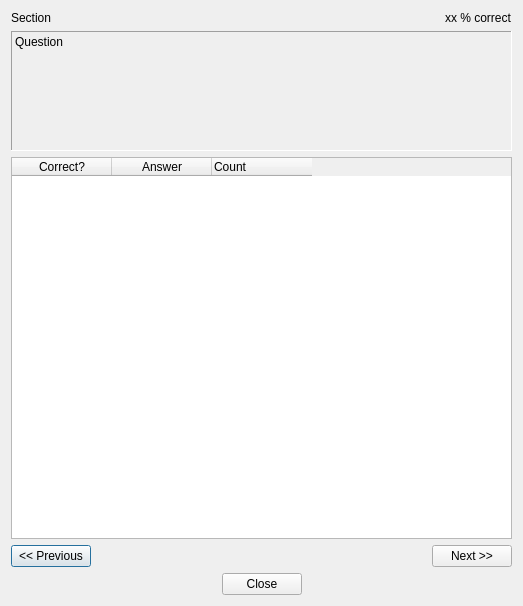
<?xml version="1.0" encoding="UTF-8"?>
<ui version="4.0">
 <class>Dialog</class>
 <widget class="QDialog" name="Dialog">
  <property name="geometry">
   <rect>
    <x>0</x>
    <y>0</y>
    <width>523</width>
    <height>606</height>
   </rect>
  </property>
  <property name="windowTitle">
   <string>Dialog</string>
  </property>
  <layout class="QVBoxLayout" name="verticalLayout">
   <item>
    <layout class="QHBoxLayout" name="horizontalLayout">
     <item>
      <widget class="QLabel" name="widget_section_name">
       <property name="text">
        <string>Section</string>
       </property>
      </widget>
     </item>
     <item>
      <widget class="QLabel" name="label_percentage_correct">
       <property name="sizePolicy">
        <sizepolicy hsizetype="Fixed" vsizetype="Preferred">
         <horstretch>0</horstretch>
         <verstretch>0</verstretch>
        </sizepolicy>
       </property>
       <property name="text">
        <string>xx % correct</string>
       </property>
      </widget>
     </item>
    </layout>
   </item>
   <item>
    <widget class="QLabel" name="widget_question_label">
     <property name="sizePolicy">
      <sizepolicy hsizetype="Preferred" vsizetype="Minimum">
       <horstretch>0</horstretch>
       <verstretch>0</verstretch>
      </sizepolicy>
     </property>
     <property name="minimumSize">
      <size>
       <width>0</width>
       <height>120</height>
      </size>
     </property>
     <property name="frameShape">
      <enum>QFrame::Panel</enum>
     </property>
     <property name="frameShadow">
      <enum>QFrame::Sunken</enum>
     </property>
     <property name="text">
      <string>Question</string>
     </property>
     <property name="alignment">
      <set>Qt::AlignLeading|Qt::AlignLeft|Qt::AlignTop</set>
     </property>
     <property name="wordWrap">
      <bool>true</bool>
     </property>
    </widget>
   </item>
   <item>
    <widget class="QTableWidget" name="widget_answer_table">
     <property name="sizeAdjustPolicy">
      <enum>QAbstractScrollArea::AdjustToContentsOnFirstShow</enum>
     </property>
     <property name="editTriggers">
      <set>QAbstractItemView::NoEditTriggers</set>
     </property>
     <property name="selectionMode">
      <enum>QAbstractItemView::NoSelection</enum>
     </property>
     <property name="sortingEnabled">
      <bool>true</bool>
     </property>
     <property name="columnCount">
      <number>3</number>
     </property>
     <attribute name="horizontalHeaderVisible">
      <bool>true</bool>
     </attribute>
     <column>
      <property name="text">
       <string>Correct?</string>
      </property>
     </column>
     <column>
      <property name="text">
       <string>Answer</string>
      </property>
     </column>
     <column>
      <property name="text">
       <string>Count</string>
      </property>
      <property name="textAlignment">
       <set>AlignLeading|AlignVCenter</set>
      </property>
     </column>
    </widget>
   </item>
   <item>
    <layout class="QHBoxLayout" name="horizontalLayout_2">
     <item>
      <widget class="QPushButton" name="button_previous">
       <property name="text">
        <string>&lt;&lt; Previous</string>
       </property>
      </widget>
     </item>
     <item>
      <spacer name="horizontalSpacer">
       <property name="orientation">
        <enum>Qt::Horizontal</enum>
       </property>
       <property name="sizeHint" stdset="0">
        <size>
         <width>40</width>
         <height>20</height>
        </size>
       </property>
      </spacer>
     </item>
     <item>
      <widget class="QPushButton" name="button_next">
       <property name="text">
        <string>Next &gt;&gt;</string>
       </property>
      </widget>
     </item>
    </layout>
   </item>
   <item>
    <layout class="QHBoxLayout" name="horizontalLayout_3">
     <item>
      <spacer name="horizontalSpacer_2">
       <property name="orientation">
        <enum>Qt::Horizontal</enum>
       </property>
       <property name="sizeHint" stdset="0">
        <size>
         <width>40</width>
         <height>20</height>
        </size>
       </property>
      </spacer>
     </item>
     <item>
      <widget class="QPushButton" name="pushButton_3">
       <property name="sizePolicy">
        <sizepolicy hsizetype="Fixed" vsizetype="Fixed">
         <horstretch>0</horstretch>
         <verstretch>0</verstretch>
        </sizepolicy>
       </property>
       <property name="text">
        <string>Close</string>
       </property>
      </widget>
     </item>
     <item>
      <spacer name="horizontalSpacer_3">
       <property name="orientation">
        <enum>Qt::Horizontal</enum>
       </property>
       <property name="sizeHint" stdset="0">
        <size>
         <width>40</width>
         <height>20</height>
        </size>
       </property>
      </spacer>
     </item>
    </layout>
   </item>
  </layout>
 </widget>
 <resources/>
 <connections>
  <connection>
   <sender>button_previous</sender>
   <signal>clicked()</signal>
   <receiver>Dialog</receiver>
   <slot>previous_section()</slot>
   <hints>
    <hint type="sourcelabel">
     <x>75</x>
     <y>579</y>
    </hint>
    <hint type="destinationlabel">
     <x>75</x>
     <y>602</y>
    </hint>
   </hints>
  </connection>
  <connection>
   <sender>button_next</sender>
   <signal>clicked()</signal>
   <receiver>Dialog</receiver>
   <slot>next_section()</slot>
   <hints>
    <hint type="sourcelabel">
     <x>437</x>
     <y>577</y>
    </hint>
    <hint type="destinationlabel">
     <x>439</x>
     <y>612</y>
    </hint>
   </hints>
  </connection>
  <connection>
   <sender>widget_answer_table</sender>
   <signal>cellChanged(int,int)</signal>
   <receiver>Dialog</receiver>
   <slot>cell_changed()</slot>
   <hints>
    <hint type="sourcelabel">
     <x>268</x>
     <y>339</y>
    </hint>
    <hint type="destinationlabel">
     <x>551</x>
     <y>339</y>
    </hint>
   </hints>
  </connection>
  <connection>
   <sender>pushButton_3</sender>
   <signal>clicked()</signal>
   <receiver>Dialog</receiver>
   <slot>close_window()</slot>
   <hints>
    <hint type="sourcelabel">
     <x>253</x>
     <y>622</y>
    </hint>
    <hint type="destinationlabel">
     <x>262</x>
     <y>583</y>
    </hint>
   </hints>
  </connection>
 </connections>
 <slots>
  <slot>previous_section()</slot>
  <slot>next_section()</slot>
  <slot>cell_changed()</slot>
  <slot>close_window()</slot>
 </slots>
</ui>
